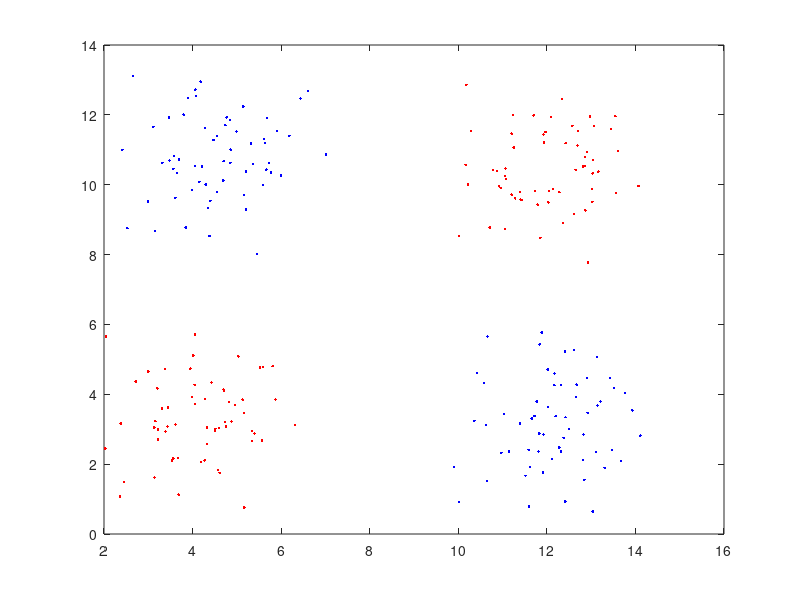

Reproduce this figure in MATLAB.
clear;
load('XOR.mat');
dataSet=XOR;
plot(dataSet(labels==1,1),dataSet(labels==1,2),'r.', dataSet(labels==2,1),dataSet(labels==2,2),'b.');


% for i=1:m
%     if labels(i, 1)==1
%         plot(Flame(i,1),Flame(i,2),'b.','MarkerSize',10);
%         hold on;
%     elseif labels(i, 1)==2
%     	plot(Flame(i,1),Flame(i,2),'r.','MarkerSize',10);
%         hold on;
%     else
%         plot(Flame(i,1),Flame(i,2),'g.','MarkerSize',10);
%         hold on;
%     end
% end